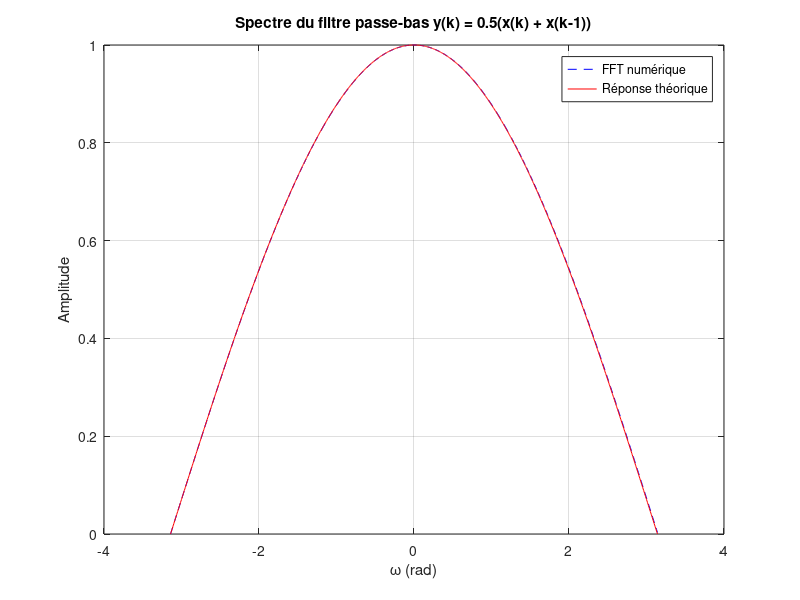

MATLAB code to generate this figure:
N = 1024;
x = zeros(1, N); 
x(1) = 1;  % impulsion de Dirac

% Filtrage
b = [0.5 0.5];
a = 1;
y = filter(b, a, x);

Y = fftshift(fft(y));
f = linspace(-pi, pi, N); % fréquence réduite entre -π et π
Y_mag = abs(Y) / max(abs(Y));  % normalisation

H_theo = abs(cos(f/2));

figure;
plot(f, Y_mag, 'b--', 'DisplayName', 'FFT numérique');
hold on;
plot(f, H_theo, 'r', 'DisplayName', 'Réponse théorique');
xlabel('\omega (rad)');
ylabel('Amplitude');
title('Spectre du filtre passe-bas y(k) = 0.5(x(k) + x(k-1))');
legend; grid on;
